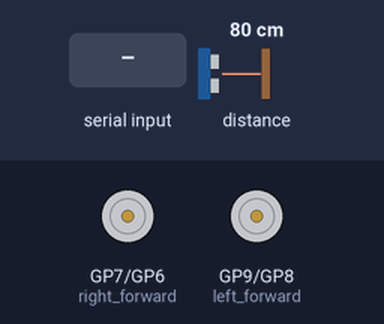
The program below on a simulated Raspberry Pi Pico running MicroPython. Parts: motor-driver pin pairs drawn as motors (green arrow = first pin HIGH = forward, orange = second pin HIGH = backward, longer = more drive). The inputs (shaded band) are chosen by the test bench; at power-on: distance to the obstacle 80 cm. Library files of the repository ran but are not shown: vl53l0x.py.

Above: at 1.2 s.
1.3 s: distance to the obstacle set to 14 cm
2.8 s: distance to the obstacle set to 11 cm
At 3.9 s:
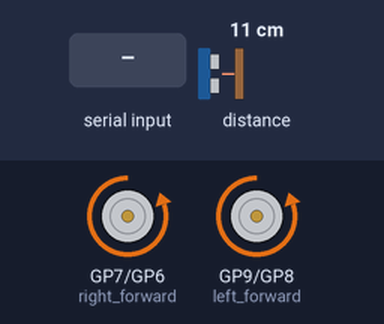
4.3 s: "a" received over the second serial link
At 4.8 s:
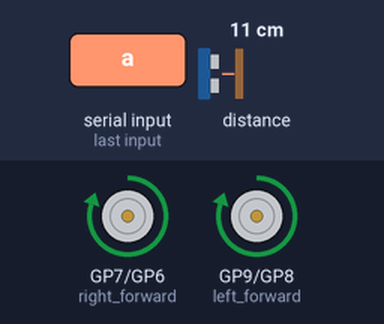
5.8 s: "b" received over the second serial link
At 6.2 s:
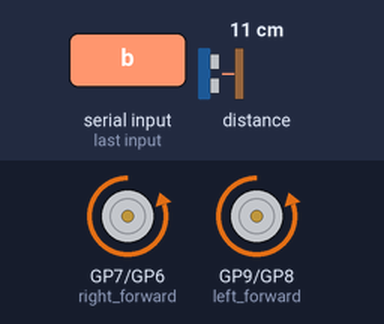
Timing chart, 0 to 8.3 s (numbered marks = the images above; inputs shaded):
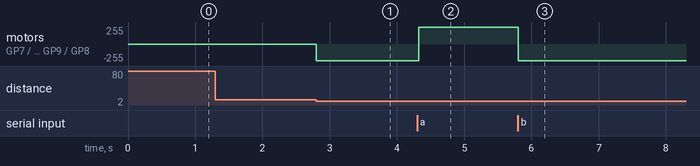

Measured:
- the behaviour switches between 13 and 12 cm on distance to the obstacle (found by bisection; images 0 and 1)
- after the input at 1.3 s, every drawn part: stays the same
- after the input at 2.8 s, motor on GP7 (right_forward) / GP6 (right_reverse), motor on GP9 (left_forward) / GP8 (left_reverse): stopped → backward 253/255 at once
- after the input at 4.3 s, motor on GP7 (right_forward) / GP6 (right_reverse), motor on GP9 (left_forward) / GP8 (left_reverse): backward 253/255 → forward 253/255 at once
- after the input at 5.8 s, motor on GP7 (right_forward) / GP6 (right_reverse), motor on GP9 (left_forward) / GP8 (left_reverse): forward 253/255 → backward 253/255 at once

The program:

main.py
```python
from machine import Pin, PWM, UART, I2C
from vl53l0x import VL53L0X
import time # sleep

POWER_LEVEL = 65025

# lower right pins with USB on top
RIGHT_FORWARD_PIN = 7
RIGHT_REVERSE_PIN = 6
LEFT_FORWARD_PIN = 9
LEFT_REVERSE_PIN = 8

right_forward = PWM(Pin(RIGHT_FORWARD_PIN))
right_reverse = PWM(Pin(RIGHT_REVERSE_PIN))
left_forward = PWM(Pin(LEFT_FORWARD_PIN))
left_reverse = PWM(Pin(LEFT_REVERSE_PIN))

uart1 = UART(id=1, baudrate=9600, tx=Pin(4), rx=Pin(5))

i2cToF = I2C(1, sda=Pin(2), scl=Pin(3), freq=400000)
tof = VL53L0X(i2cToF)

left_sensor = Pin(14, Pin.IN)
right_sensor = Pin(15, Pin.IN)

def stopWheels(leftFwdPWM,rightFwdPWM,leftRevPWM,rightRevPWM):
    leftFwdPWM.duty_u16(0)
    rightFwdPWM.duty_u16(0)
    leftRevPWM.duty_u16(0)
    rightRevPWM.duty_u16(0)

def spin_wheels(leftPWM, rightPWM):
    leftPWM.duty_u16(POWER_LEVEL)
    rightPWM.duty_u16(POWER_LEVEL)

def readUartBytes(uart):
    resp = b""
    if uart.any():
        resp = b"".join([resp, uart.read(1)])
    return (resp.decode())

dir = "s"
old_left = 2
old_right = 2

while True:
    newDir = readUartBytes(uart1)
    if newDir != "":
        dir = newDir
        stopWheels(right_forward, left_forward, left_reverse, right_reverse)

    if dir == "a":
        left = left_sensor.value()
        right = right_sensor.value()
        if old_left != left or old_right != right:
            stopWheels(right_forward, left_forward, left_reverse, right_reverse)
        if left == 1 and right == 0:
            spin_wheels(left_forward, right_reverse)
        if left == 0 and right == 1:
            spin_wheels(left_reverse, right_forward)
        if left == 0 and right == 0:
            spin_wheels(left_forward, right_forward)
        if left == 1 and right == 1:
            dir = "s"
        old_left = left
        old_right = right
    else:
        measureMM = tof.ping() - 25
        measureIn = round(measureMM / 25.4, 2)

        if measureIn < 4:
            stopWheels(right_forward, left_forward, left_reverse, right_reverse)
            spin_wheels(left_reverse, right_reverse)
            time.sleep(.25)
            dir = "s"

        if dir == "f":
            spin_wheels(left_forward, right_forward)

        if dir == "b":
            spin_wheels(left_reverse, right_reverse)

        if dir == "l":
            spin_wheels(left_reverse, right_forward)

        if dir == "r":
            spin_wheels(left_forward, right_reverse)

        if dir == "s":
            stopWheels(right_forward, left_forward, left_reverse, right_reverse)
```
